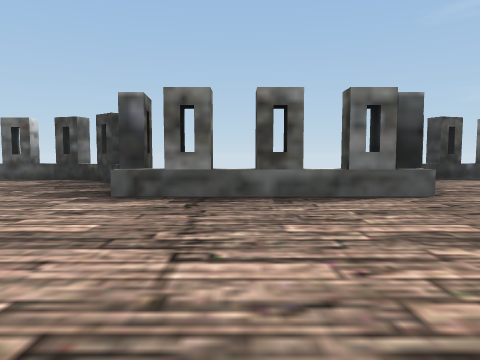
view 1 (above)

16 first-person views from a walk through a Unity game level. The camera is 1.5 m above the floor, tilts 4° down and sees 70° across. The floor is counted in squares, 2 m on a side. Each view is taken from the middle of a square. On the plan, view 1 faces up. The plan holds only what a view shows up to about 11 squares ahead; the rest is blank. The place goes on beyond the plan.

view 2
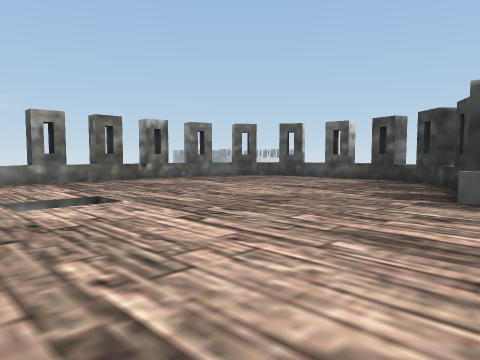

view 3
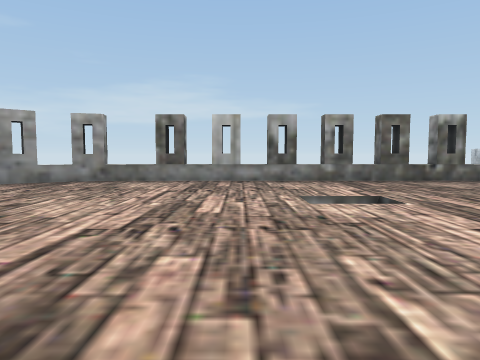

view 4
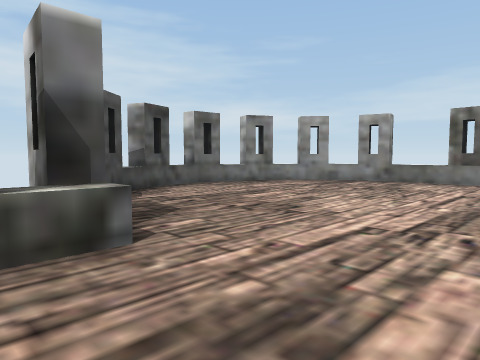

view 5
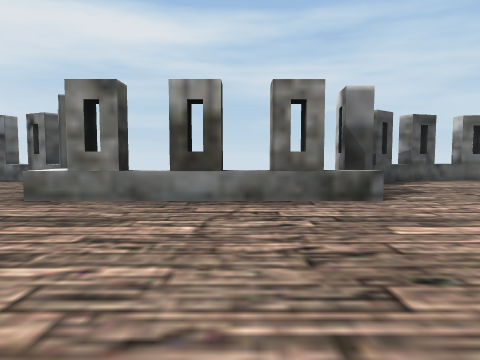

view 6
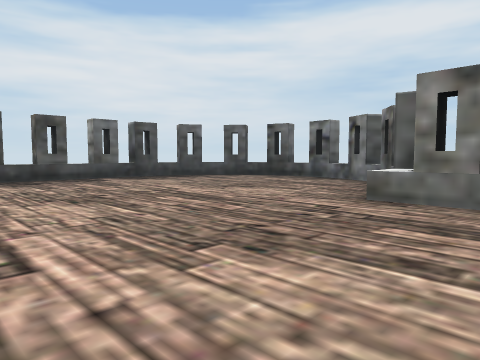

view 7
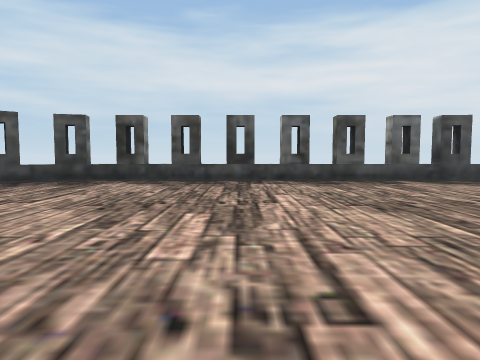

view 8
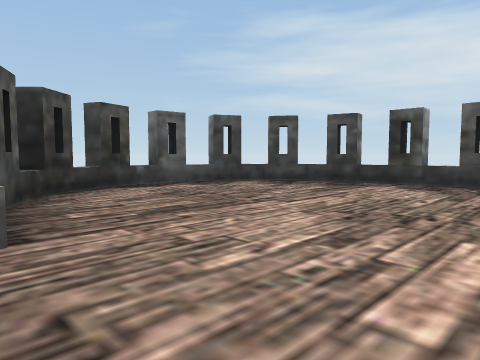

view 9
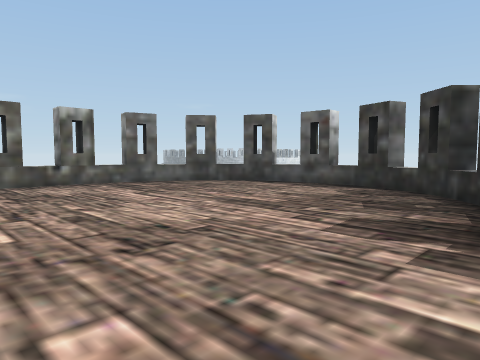

view 10
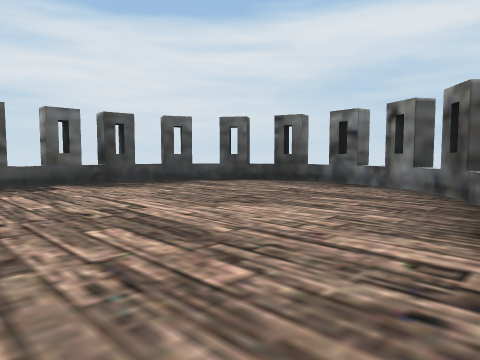

view 11
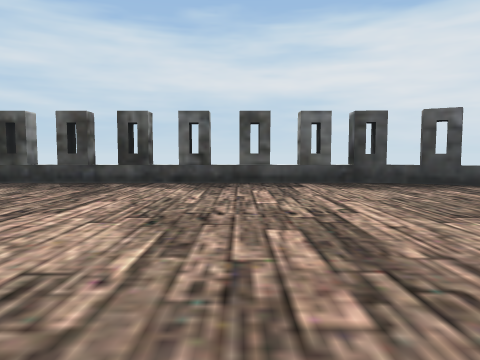

view 12
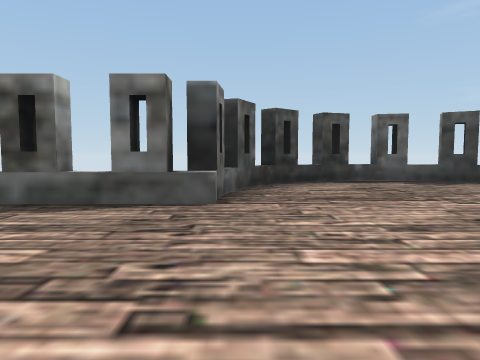

view 13
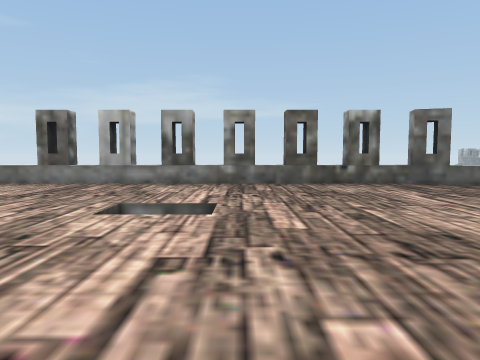

view 14
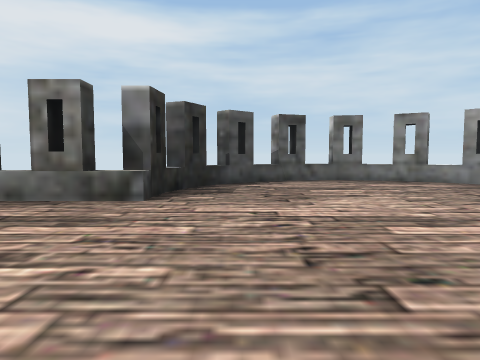

view 15
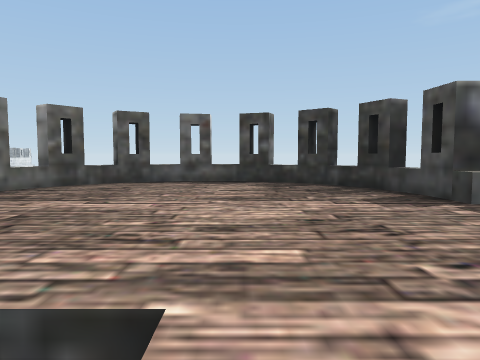

view 16
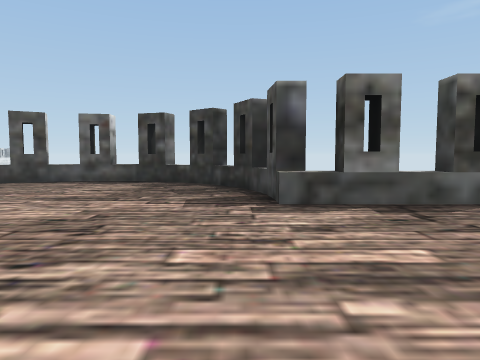

### Floor plan
Key: @ floor where view 1 was taken; # wall or solid block; . floor; ^ raised ledge; v drop or lower ground.
Columns run from 12 left of view 1 to 13 right of it. Each row starts with its distance up from view 1.
 12     v##            ####
 11   v#^..##        #^#..##
 10  #^.....#^      ##.....^#
  9  ^.......#v    ##.......^
  8 #.........^    #.........#
  7 ^.........##^###.........^
  6 #........................#
  5 #........................#
  4 ^........................^
  3 #........................#
  2 ^....v...................^
  1 #....v...................#
  0 #...........@............#
 -1 ^........................^
 -2 #........................#
 -3 ^.........^#^##^.........^
 -4 ^.........#    ^.........#
 -5  ^.......##     ^.......##
 -6  #.......#      #.......^
 -7   ^#....##       ^#....#
 -8    #^####          ^####

Where each view was taken, in squares from view 1:
view 1: 0 up, 0 right, facing up
view 2: 0 up, 1 left, facing up-left
view 3: 0 up, 1 left, facing left
view 4: 0 up, 1 left, facing down-left
view 5: 3 up, 0 right, facing down
view 6: 3 up, 1 right, facing down-right
view 7: 3 up, 2 right, facing right
view 8: 3 up, 3 right, facing up-right
view 9: 3 up, 2 left, facing up-left
view 10: 1 up, 3 right, facing down-right
view 11: 0 up, 3 right, facing right
view 12: 1 up, 4 right, facing up
view 13: 3 up, 2 left, facing left
view 14: 3 up, 4 left, facing down
view 15: 1 up, 6 left, facing up
view 16: 1 up, 3 left, facing up
